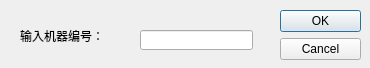
<?xml version="1.0" encoding="UTF-8"?>
<ui version="4.0">
 <class>Dialog</class>
 <widget class="QDialog" name="Dialog">
  <property name="geometry">
   <rect>
    <x>0</x>
    <y>0</y>
    <width>370</width>
    <height>68</height>
   </rect>
  </property>
  <property name="windowTitle">
   <string>Dialog</string>
  </property>
  <widget class="QDialogButtonBox" name="buttonBox">
   <property name="geometry">
    <rect>
     <x>280</x>
     <y>10</y>
     <width>81</width>
     <height>241</height>
    </rect>
   </property>
   <property name="orientation">
    <enum>Qt::Vertical</enum>
   </property>
   <property name="standardButtons">
    <set>QDialogButtonBox::Cancel|QDialogButtonBox::Ok</set>
   </property>
  </widget>
  <widget class="QLineEdit" name="lineEdit">
   <property name="geometry">
    <rect>
     <x>140</x>
     <y>30</y>
     <width>113</width>
     <height>20</height>
    </rect>
   </property>
  </widget>
  <widget class="QLabel" name="label">
   <property name="geometry">
    <rect>
     <x>20</x>
     <y>20</y>
     <width>111</width>
     <height>31</height>
    </rect>
   </property>
   <property name="text">
    <string>输入机器编号：</string>
   </property>
  </widget>
 </widget>
 <resources/>
 <connections>
  <connection>
   <sender>buttonBox</sender>
   <signal>accepted()</signal>
   <receiver>Dialog</receiver>
   <slot>accept()</slot>
   <hints>
    <hint type="sourcelabel">
     <x>248</x>
     <y>254</y>
    </hint>
    <hint type="destinationlabel">
     <x>157</x>
     <y>274</y>
    </hint>
   </hints>
  </connection>
  <connection>
   <sender>buttonBox</sender>
   <signal>rejected()</signal>
   <receiver>Dialog</receiver>
   <slot>reject()</slot>
   <hints>
    <hint type="sourcelabel">
     <x>316</x>
     <y>260</y>
    </hint>
    <hint type="destinationlabel">
     <x>286</x>
     <y>274</y>
    </hint>
   </hints>
  </connection>
 </connections>
</ui>
